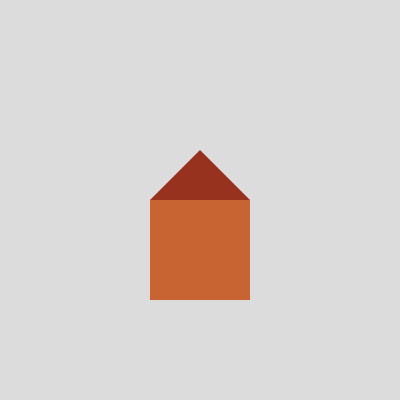
Frame 1 (no input)
Frame 60 (the mouse pressed at the canvas centre just before this capture): identical to frame 1, image omitted
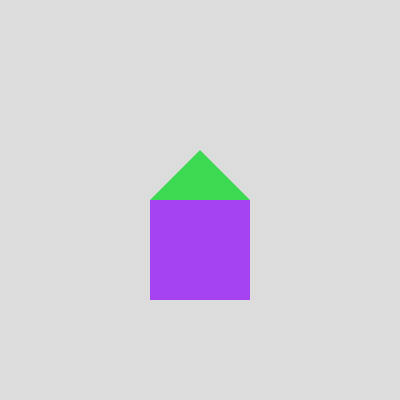
Frame 120 (the mouse held since frame 60 and released just before this capture)

The Processing sketch that drew these frames (run headless with seeded random() and noise(); from frame 60 on, the mouse is pressed at the canvas centre):

// Processing sketch: extra1_coloronmousepress
// ── extra1_coloronmousepress.pde
// Session 2 Extra Exercise
// Click to change the house color

color houseColor;
color roofColor;

void setup() {
  size(400, 400);
  noStroke();
  
  // Initial colors
  houseColor = color(200, 100, 50);
  roofColor  = color(150, 50, 30);
}

void draw() {
  background(220);

  // Draw house base
  fill(houseColor);
  rect(150, 200, 100, 100);

  // Draw roof
  fill(roofColor);
  triangle(150, 200, 200, 150, 250, 200);
}

void mousePressed() {
  // Change both colors when mouse is clicked
  houseColor = color(random(255), random(255), random(255));
  roofColor  = color(random(255), random(255), random(255));
}
